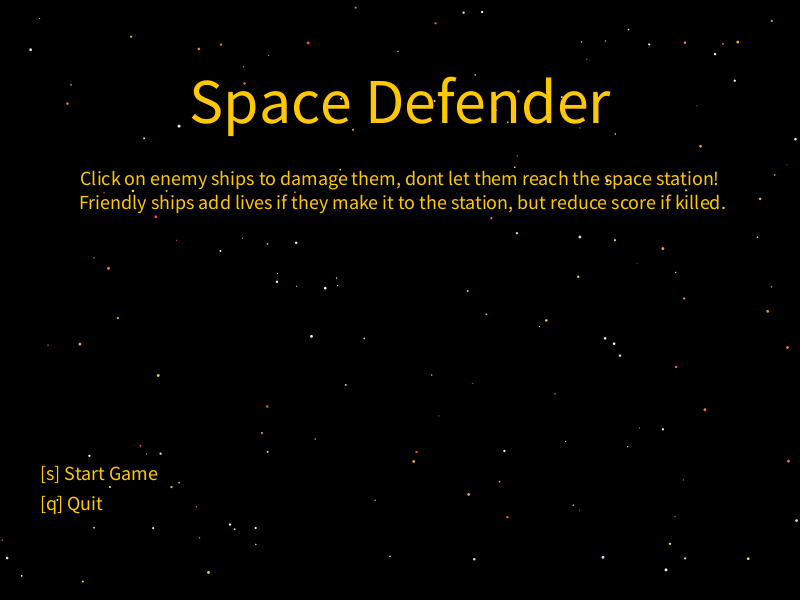
Frame 1 (no input)
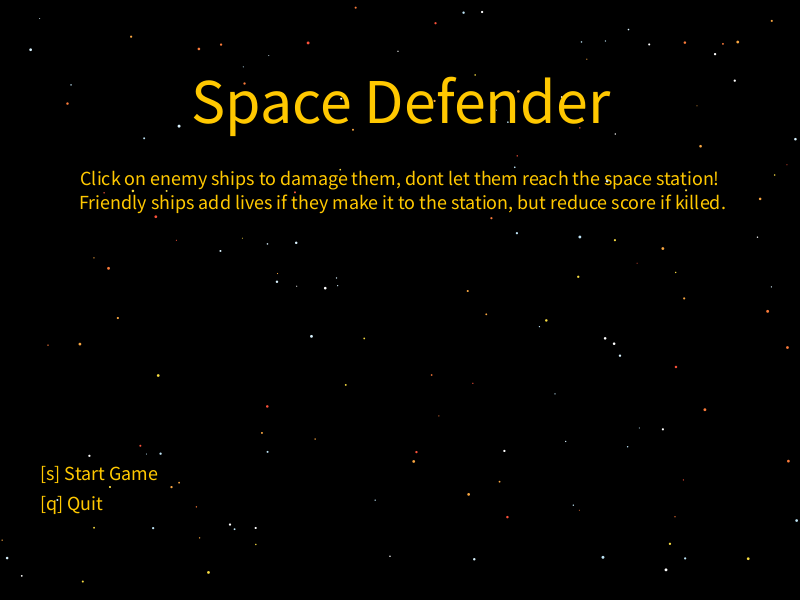
Frame 60 (the mouse pressed at the canvas centre just before this capture)
Frame 120 (the mouse held since frame 60 and released just before this capture): identical to frame 60, image omitted

The Processing sketch that drew these frames (run headless with seeded random() and noise(); from frame 60 on, the mouse is pressed at the canvas centre):

// Processing sketch: Space_Defence_Game
// ── Space_Defence_Game.pde
// ===== GAME SETTINGS ===== 
int infoAreaY = 80;
int maxShips = 20;
int stationMaxHealth = 5;
PVector stationSize = new PVector(140, 80);
int maxNotifs = 15;
int notifLifeTime = 2000;
float notifRiseSpeed = 0.4;

int starCount = 150;
PVector[] gStarPositions = new PVector[starCount];
color[] gStarColors = new color[starCount];
float[] gStarSizes = new float[starCount];
color[] starColors = {
  color(255, 255, 255),
  color(217, 243, 255),
  color(190, 229, 247),
  color(250, 222, 65),
  color(250, 167, 65),
  color(252, 123, 58),
  color(252, 81, 58),
};

int moonSize = 200;
int craters = 15;
int craterMaxSize = 40;
int craterMinSize = 10;
PVector moonPos;
PVector[] craterPositions = new PVector[craters];
float[] craterSizes = new float[craters];

PVector lShipSize = new PVector(300, 120); // 1 : 2.5 aspect ratio
PVector rShipSize = new PVector(300, 120);
PVector lShipPos = new PVector(180, 200);
PVector rShipPos = new PVector(620, 180);

PVector xHairSize = new PVector(3, 20);
int xHairGap = 10;
color xHairColor = color(255, 255, 255);

// ===== SHIP SETTINGS =====
int FRIGATE = 0;
int CRUISER = 1;
int DESTROYER = 2;
int FRIENDLY = 3;
int CANNONPROJ = 4; // Projectiles have same functionality to ships
int[] shipHitPointValues = {1, 3, 2, 1, 1};
int[] shipDamageValues = {1, 2, 0, -1, 1};
float[] shipSpeedValues = {1.5, 0.5, 0, 1, 0.5};
int[] shipScoreValues = {10, 20, 15, -50, 30};
int[] shipProjectileValues = {-1, -1, 4, -1, -1}; // What projectile the ship fires (-1 if none);
int[] shipSpawnChances = {100, 80, 60, 50, 0};
int shipFireDelay = 4000;

PVector[] shipSizeValues = {
  new PVector(70, 30), 
  new PVector(50, 50),
  new PVector(70, 30),
  new PVector(50, 40),
  new PVector(20, 20),
};

// ===== CURRENT ROUND VALUES =====
int gameState = 0; // 0 == start screen, 1 = game screen, 2 = end screen
int score;
int kills;
float shotsTaken;
float shotsHit;
int millisPassed;
int lastMilli;
PVector mousePos = new PVector();
PVector centrePos;
float currentMaxShips;
int stationHealth;
boolean lightOn = false;
int lastLightTime = millis();

int aliveShips = 0;
int[] ships = new int[maxShips];
PVector[] shipPositions = new PVector[maxShips];
PVector[] shipVelocities = new PVector[maxShips];
boolean[] shipStates = new boolean[maxShips];
int[] shipHitPoints = new int[maxShips];
int[] shipLastFireTimes = new int[maxShips];

void setup() {
  noCursor();
  size(800, 600);
  centrePos = new PVector(width * 0.5, height * 0.5 + (infoAreaY * 0.5));
  generateStars();
}

void draw() {
  background(0);
  drawStars();
  
  if (gameState == 2) {
    drawEndScreen();
    return;
  }
  
  if (gameState == 0) {
    drawStartScreen();
    return;
  }
  
  mousePos.x = mouseX;
  mousePos.y = max(mouseY, infoAreaY);
  
  if(aliveShips < min(currentMaxShips, maxShips)) {
    spawnShip((int)random(4));  
  }
  
  currentMaxShips += 0.001;
  
  drawBackgroundObjects();
  runNotifs();
  runShips();
  drawCrosshair();
  drawInfoArea();
  
  millisPassed += millis() - lastMilli;
  lastMilli = millis();
}

void mousePressed() {
  if (gameState != 1) {
    return;  
  }
  int shipIndex = getTargetShip();
  stroke(#FCD300);
  strokeWeight(3);
  shotsTaken++;
  line(centrePos.x + stationSize.x * 0.025 + 3, centrePos.y - stationSize.y * 0.15 + 3, mousePos.x, mousePos.y);
  if (shipIndex > -1 && shipStates[shipIndex]) {
    shotsHit++;
    damageShip(shipIndex, 1);
  }
}

void keyPressed() {
  if (gameState == 1) { // No key presses if game is active
    return;  
  }
  
  if (gameState == 2) {
    if (key == 'r') { // Restart game at end screen
      newRound();  
    }
    if (key == 'm') {
      gameState = 0; // Return to menu at end screen
    }
  }
  
  if (gameState == 0) {
    if(key == 's') { // Start new round from start screen
      newRound();  
    }
  }
  
  if (key == 'q') { // Quit game when in start or end screen
    exit();
  }
}

// ===== GAME FUNCTIONS ===== 
void newRound() {
  generateStars();
  generateMoon();
  score = 0;
  kills = 0;
  shotsTaken = 0;
  shotsHit = 0;
  millisPassed = 0;
  lastMilli = millis();
  stationHealth = stationMaxHealth;
  currentMaxShips = 3;
  aliveShips = 0;
  shipStates = new boolean[maxShips];
  gameState = 1;
}

void endRound() {
  gameState = 2;
}

void generateStars() {
  for (int i = 0; i < starCount; i++) {
    PVector pos = new PVector(random(width), random(height));
    gStarPositions[i] = pos;
    gStarColors[i] = starColors[floor(random(starColors.length))];
    gStarSizes[i] = random(1, 3);
  }
}

void generateMoon() {
  moonPos= new PVector(width * 0.85, height * 0.75);
  for (int i = 0; i < craters; i++) {
    float craterSize = random(craterMinSize, craterMaxSize);
    craterPositions[i] = PVector.add(moonPos,new PVector(random(-1, 1), random(-1, 1)).setMag(moonSize / random(2,4) - craterSize / 2));
    craterSizes[i] = craterSize;
  }
}

void damageStation(int damage) {
  stationHealth = min(stationHealth - damage, stationMaxHealth) ;
  addNotif(-damage, centrePos.x, centrePos.y - stationSize.y * 0.7, 30);
  if (stationHealth <= 0) {
    endRound();  
  }
}

String formatMillis(int millis) {
  int seconds = millis / 1000;
  return nf(floor(seconds / 60), 2, 0) + " : " + nf((seconds % 60), 2, 0) + " : " + nf((millis) % 1000, 3, 0); 
}

int calcAccuracy() {
  if (shotsTaken == 0) {
    return 0;  
  }
  return round(shotsHit / shotsTaken * 10000) / 100;
}

boolean checkCollision(PVector pos1, PVector size1, PVector pos2, PVector size2) {
  // if right x coord of rect 1 is less than the left x coord of rect 2 
  // or the left x coord of rect 1 is greater than the right x coord of rect 2
  if (pos1.x + size1.x * 0.5 < pos2.x - size2.x * 0.5 || pos1.x - size1.x * 0.5 > pos2.x + size2.x * 0.5) {
    return false; 
  }
  // if bottom y coord of rect 1 is less than the top y coord of rect 2
  // or the top y coord of rect 1 is greater than the bottom y coord of rect 2
  if (pos1.y + size1.y * 0.5 < pos2.y - size2.y * 0.5 || pos1.y - size1.y * 0.5 > pos2.y + size2.y * 0.5) {
    return false; 
  }
  return true;
}

boolean checkCollision(PVector pos, PVector size, PVector point) {
  if (point.x < pos.x - size.x * 0.5 || point.x > pos.x + size.x * 0.5) {
    return false;
  }
  if (point.y < pos.y - size.y * 0.5 || point.y > pos.y + size.y * 0.5) {
    return false;
  }
  return true;
}

// ===== DRAW FUNCTIONS =====
void drawStartScreen() {
  fill(255, 200, 0);
  textAlign(CENTER, CENTER);
  textSize(64);
  text("Space Defender", centrePos.x, centrePos.y - height * 0.4);
  textSize(20);
  text("Click on enemy ships to damage them, dont let them reach the space station!\n Friendly ships add lives if they make it to the station, but reduce score if killed.", centrePos.x, centrePos.y - height * 0.25);
  textAlign(LEFT);
  text("[s] Start Game", width * 0.05, height * 0.8);
  text("[q] Quit", width * 0.05, height * 0.85);
}

void drawEndScreen() {
  fill(255, 200, 0);  
  textAlign(CENTER);
  textSize(64);
  text("Game Over!", centrePos.x, centrePos.y - height * 0.4);
  textSize(40);
  text("Score: " + score, centrePos.x, centrePos.y - height * 0.3);
  text("Kills: " + kills, centrePos.x, centrePos.y - height * 0.2);
  text("Accuracy: " + calcAccuracy() + "%", centrePos.x, centrePos.y - height * 0.1);
  text("Final Score: " + ceil(score - (score * ( 1 - (calcAccuracy() / 100.)))), centrePos.x, centrePos.y);
  textAlign(LEFT);
  textSize(20);
  text("[r] New Round", width * 0.05, height * 0.8);
  text("[m] Title Screen", width * 0.05, height * 0.85);
  text("[q] Quit", width * 0.05, height * 0.9);
}

void drawStars() {
  for (int i = 0; i < gStarPositions.length; i++)  {
    fill(gStarColors[i]);
    noStroke();
    circle(gStarPositions[i].x, gStarPositions[i].y, gStarSizes[i]);
  }
}

void drawCrosshair() {
  if (getTargetShip() > -1) {
    xHairColor = color(255, 0, 0);
  } else {
    xHairColor = color(255, 255, 255); 
  }

  stroke(xHairColor);
  strokeWeight(xHairSize.x);
  line(mousePos.x - xHairGap, mousePos.y, mousePos.x - xHairGap - xHairSize.y, mousePos.y); // Left
  line(mousePos.x + xHairGap, mousePos.y, mousePos.x + xHairGap + xHairSize.y, mousePos.y); // Right
  line(mousePos.x, mousePos.y - xHairGap, mousePos.x, mousePos.y - xHairGap - xHairSize.y); // Top  
  line(mousePos.x, mousePos.y + xHairGap, mousePos.x, mousePos.y + xHairGap + xHairSize.y); // Bottom  
  
  noFill();
  circle(mousePos.x, mousePos.y, xHairSize.y); // Ring
  point(mousePos.x, mousePos.y); // Centre
}

void drawShip(int index) {
  PVector pos = shipPositions[index];
  int shipType = ships[index];
  PVector size = shipSizeValues[shipType];
  noStroke();
  if (ships[index] == FRIGATE) {
    fill(150, 150, 150);
    rect(pos.x - size.x / 4, pos.y - size.y / 4, size.x * 0.5, size.y * 0.5);
    fill(200, 200, 200);
    circle(pos.x, pos.y, size.y);
    triangle(
      pos.x - size.x * 0.5, 
      pos.y,     
      pos.x - size.x / 4,
      pos.y - size.y / 4,      
      pos.x - size.x / 4,
      pos.y + size.y / 4
    );
    triangle(
      pos.x + size.x * 0.5, 
      pos.y,    
      pos.x + size.x / 4,
      pos.y - size.y / 4,    
      pos.x + size.x / 4,
      pos.y + size.y / 4
    );
    fill(255, 0, 0);
    rect(pos.x - size.x / 6, pos.y - size.y / 6, size.x / 3, size.y / 3);
  } else if (ships[index] == CRUISER) {
    fill(150, 150, 150);
    triangle(
      pos.x - size.x * 0.4,
      pos.y, 
      pos.x,
      pos.y - size.y * 0.5,          
      pos.x + size.x * 0.4,
      pos.y
    );
    triangle(
      pos.x + size.x * 0.41,
      pos.y,
      pos.x,
      pos.y + size.y * 0.5,        
      pos.x - size.x * 0.4,
      pos.y
    );
    fill(255, 0, 0);
    square(pos.x - size.x * 0.15, pos.y - size.y * 0.15, size.y * 0.3);
    fill(200, 200, 200);
    rect(pos.x - size.x * 0.5, pos.y - size.y * 0.5, size.x, size.y * 0.2);
    rect(pos.x - size.x * 0.5, pos.y + size.y * 0.3, size.x, size.y * 0.2);
  } else if (ships[index] == DESTROYER) {
    fill(150, 150, 150);
    triangle(
      pos.x - size.x * 0.5,
      pos.y - size.y * 0.2,    
      pos.x,
      pos.y - size.y * 0.5,         
      pos.x + size.x * 0.5,
      pos.y - size.y * 0.2
    );
    rect(pos.x - size.x * 0.15, pos.y - size.y * 0.25, size.x * 0.3, size.y * 0.5);
    fill(255, 0, 0);
    rect(pos.x - size.x * 0.05, pos.y - size.y * 0.1, size.x * 0.1, size.y * 0.2);
    fill(150, 150, 150);
    triangle(
      pos.x + size.x * 0.5,
      pos.y + size.y * 0.2,  
      pos.x,
      pos.y + size.y * 0.5,        
      pos.x - size.x * 0.5,
      pos.y + size.y * 0.2
    );
  } else if (ships[index] == CANNONPROJ) {
    fill(255, 0, 0);
    circle(pos.x, pos.y, size.x);
  } else if (ships[index] == FRIENDLY) {
    fill(150, 150, 150);
    rect(pos.x - size.x * 0.5, pos.y - size.y * 0.5, size.x * 0.25, size.y);
    rect(pos.x + size.x * 0.25, pos.y - size.y * 0.5, size.x * 0.25, size.y);
    fill(200, 200, 200);
    circle(pos.x, pos.y, size.x * 0.5);
    fill(0, 255, 0);
    rect(pos.x - size.x * 0.05, pos.y - size.y * 0.2, size.x * 0.1, size.y * 0.4);
    rect(pos.x - size.x * 0.175, pos.y - size.y * 0.06, size.x * 0.35, size.y * 0.12);
  }

  drawHealthBar(pos.x, pos.y + size.y * 0.7, 6, 6, 10, shipHitPoints[index]);
}

void drawBackgroundObjects() {
  // Space Station
  fill(150, 150, 150);
  rect(centrePos.x - stationSize.x * 0.5, centrePos.y - stationSize.y * 0.2, stationSize.x * 0.3, stationSize.y * 0.6); // Left
  rect(centrePos.x + stationSize.x * 0.3, centrePos.y - stationSize.y * 0.5, stationSize.x * 0.2, stationSize.y); // Right
  fill(255);
  rect(centrePos.x + stationSize.x * 0.35, centrePos.y - stationSize.y * 0.4, stationSize.x * 0.1, stationSize.y * 0.8); // Right Light
  fill(150, 150, 150);
  rect(centrePos.x, centrePos.y - stationSize.y * 0.2, stationSize.x * 0.1, stationSize.y * 0.2); // Middle Top
  fill(#FCD300);
  rect(centrePos.x + stationSize.x * 0.025, centrePos.y - stationSize.y * 0.15, stationSize.x * 0.05, stationSize.y * 0.1); // Laser Origin
  fill(150, 150, 150);
  rect(centrePos.x - stationSize.x * 0.45, centrePos.y - stationSize.y * 0.5, stationSize.x * 0.05, stationSize.y * 0.4); // Left antenna
  
  if (millis() > lastLightTime + 1000){
    lightOn = !lightOn;
    lastLightTime = millis();
  } 
  
  if (lightOn) {
    fill(0, 255, 0);
  } else {
    fill(100, 100, 100); 
  }
  
  rect(centrePos.x - stationSize.x * 0.45, centrePos.y - stationSize.y * 0.5, stationSize.x * 0.05, stationSize.y * 0.1); // Left antenna Light
  fill(150, 150, 150);
  rect(centrePos.x - stationSize.x * 0.35, centrePos.y - stationSize.y * 0.3, stationSize.x * 0.05, stationSize.y * 0.15); // Right antenna
  rect(centrePos.x - stationSize.x * 0.2, centrePos.y, stationSize.x * 0.5, stationSize.y * 0.25); // Middle Bottom
  
  for (int i = 0; i < 3; i++) { // Left Lights
    float posY = centrePos.y + stationSize.y * (0.25 - i * 0.2);
    for (int k = 0; k < 3; k++) {
      float posX = centrePos.x - stationSize.x * (0.275 + k * 0.1);
      fill(255);
      rect(posX, posY, stationSize.x * 0.05, stationSize.y * 0.1);
    }
  }
  
  // Moon
  fill(220, 220, 220);
  circle(moonPos.x, moonPos.y, 200);
  for (int i = 0; i < craters; i++) {
    PVector pos = craterPositions[i];
    fill(170, 170, 170); 
    circle(pos.x, pos.y, craterSizes[i]);  
  }
  
  // Left Ship
  fill(140, 130, 130);
  rect(lShipPos.x - lShipSize.x * 0.45, lShipPos.y, lShipSize.x * 0.2, lShipSize.y * 0.3); // Back
  fill(230, 255, 255);
  rect(lShipPos.x - lShipSize.x * 0.45, lShipPos.y - lShipSize.y * 0.25, lShipSize.x * 0.15, lShipSize.y * 0.2); // Back Top
  rect(lShipPos.x - lShipSize.x * 0.4, lShipPos.y - lShipSize.y * 0.5, lShipSize.x * 0.05, lShipSize.y * 0.25); // Back Middle Top
  rect(lShipPos.x - lShipSize.x * 0.35, lShipPos.y - lShipSize.y * 0.5, lShipSize.x * 0.05, lShipSize.y * 0.1); // Right Top
  triangle( // Back Top
    lShipPos.x - lShipSize.x * 0.45, 
    lShipPos.y - lShipSize.y * 0.25,
    lShipPos.x - lShipSize.x * 0.4, 
    lShipPos.y - lShipSize.y * 0.5,
    lShipPos.x - lShipSize.x * 0.4, 
    lShipPos.y - lShipSize.y * 0.25
  );
  triangle( // Back Top
    lShipPos.x - lShipSize.x * 0.35, 
    lShipPos.y - lShipSize.y * 0.25,
    lShipPos.x - lShipSize.x * 0.35, 
    lShipPos.y - lShipSize.y * 0.5,
    lShipPos.x - lShipSize.x * 0.3, 
    lShipPos.y - lShipSize.y * 0.25
  );
  triangle( // Top Half
    lShipPos.x - lShipSize.x * 0.5, 
    lShipPos.y - lShipSize.y * 0.2,
    lShipPos.x - lShipSize.x * 0.4,
    lShipPos.y + lShipSize.y * 0.1,
    lShipPos.x + lShipSize.x * 0.5,
    lShipPos.y + lShipSize.y * 0.1
   );
  triangle( // Bottom Half
    lShipPos.x - lShipSize.x * 0.5, 
    lShipPos.y + lShipSize.y * 0.5,
    lShipPos.x - lShipSize.x * 0.4,
    lShipPos.y + lShipSize.y * 0.2,
    lShipPos.x + lShipSize.x * 0.5,
    lShipPos.y + lShipSize.y * 0.2
   );
  fill(140, 130, 130);
  beginShape(); // Main Structure
    vertex(lShipPos.x - lShipSize.x * 0.4, lShipPos.y - lShipSize.y * 0.1);
    vertex(lShipPos.x - lShipSize.x * 0.42, lShipPos.y - lShipSize.y * 0.2);
    vertex(lShipPos.x - lShipSize.x * 0.36, lShipPos.y - lShipSize.y * 0.17);
    vertex(lShipPos.x - lShipSize.x * 0.4, lShipPos.y - lShipSize.y * 0.3);
    vertex(lShipPos.x - lShipSize.x * 0.17, lShipPos.y - lShipSize.y * 0.25);
    vertex(lShipPos.x - lShipSize.x * 0.15, lShipPos.y - lShipSize.y * 0.15);
    vertex(lShipPos.x - lShipSize.x * 0.13, lShipPos.y - lShipSize.y * 0.15);
    vertex(lShipPos.x - lShipSize.x * 0.1, lShipPos.y);
  endShape();
  fill(140, 130, 130);
  rect(lShipPos.x - lShipSize.x * 0.4, lShipPos.y + lShipSize.y * 0.1, lShipSize.x * 0.8, lShipSize.y * 0.1); // Middle

  // Right Ship
  fill(230, 255, 255);
  rect(rShipPos.x - rShipSize.x * 0.4, rShipPos.y - rShipSize.y * 0.3, rShipSize.x * 0.12, rShipSize.y * 0.4); // Front
  rect(rShipPos.x - rShipSize.x * 0.3, rShipPos.y - rShipSize.y * 0.34, rShipSize.x * 0.12, rShipSize.y * 0.65); // Front - 1
  rect(rShipPos.x - rShipSize.x * 0.2, rShipPos.y - rShipSize.y * 0.425, rShipSize.x * 0.55, rShipSize.y * 0.85); // Middle
  rect(rShipPos.x + rShipSize.x * 0.2, rShipPos.y - rShipSize.y * 0.5, rShipSize.x * 0.3, rShipSize.y * 0.2); // Top Back
  rect(rShipPos.x + rShipSize.x * 0.2, rShipPos.y + rShipSize.y * 0.3, rShipSize.x * 0.3, rShipSize.y * 0.2); // Bottom Back
  fill(140, 130, 130);
  rect(rShipPos.x - rShipSize.x * 0.5, rShipPos.y - rShipSize.y * 0.25, rShipSize.x * 0.1, rShipSize.y * 0.05); // Top Antenna
  rect(rShipPos.x - rShipSize.x * 0.48, rShipPos.y - rShipSize.y * 0.05, rShipSize.x * 0.08, rShipSize.y * 0.05); // Middle Antenna
  rect(rShipPos.x - rShipSize.x * 0.45, rShipPos.y + rShipSize.y * 0.2, rShipSize.x * 0.15, rShipSize.y * 0.05); // Bottom Antenna
  rect(rShipPos.x + rShipSize.x * 0.35, rShipPos.y - rShipSize.y * 0.25, rShipSize.x * 0.1, rShipSize.y * 0.2); // Top Thruster
  rect(rShipPos.x + rShipSize.x * 0.35, rShipPos.y + rShipSize.y * 0.05, rShipSize.x * 0.1, rShipSize.y * 0.2); // Bottom Thruster
  rect(rShipPos.x - rShipSize.x * 0.15, rShipPos.y - rShipSize.y * 0.3, rShipSize.x * 0.4, rShipSize.y * 0.2); // Top Middle
  rect(rShipPos.x - rShipSize.x * 0.15, rShipPos.y + rShipSize.y * 0.1, rShipSize.x * 0.4, rShipSize.y * 0.2); // Bottom Middle
  fill(230, 255, 255);
  triangle( // Top Back
    rShipPos.x + rShipSize.x * 0.35, 
    rShipPos.y - rShipSize.y * 0.3,
    rShipPos.x + rShipSize.x * 0.5, 
    rShipPos.y - rShipSize.y * 0.3,  
    rShipPos.x + rShipSize.x * 0.35, 
    rShipPos.y - rShipSize.y * 0.1
  );
  triangle( // Bottom Back
    rShipPos.x + rShipSize.x * 0.35, 
    rShipPos.y + rShipSize.y * 0.3,
    rShipPos.x + rShipSize.x * 0.5, 
    rShipPos.y + rShipSize.y * 0.3,  
    rShipPos.x + rShipSize.x * 0.35, 
    rShipPos.y + rShipSize.y * 0.1
  );
  
  // Laser effects
  if ((int)random(101) < 15) {
    PVector lShipLinePos = new PVector(random(lShipPos.x - lShipSize.x * 0.5, lShipPos.x + lShipSize.x * 0.5), random(lShipPos.y - lShipSize.y * 0.5, lShipPos.y + lShipSize.y * 0.5));
    PVector rShipLinePos = new PVector(random(rShipPos.x - rShipSize.x * 0.5, rShipPos.x + rShipSize.x * 0.5), random(rShipPos.y - rShipSize.y * 0.5, rShipPos.y + rShipSize.y * 0.5));
    stroke(0, 255, 0);
  
    if (boolean((int)random(2))) {
      fill(255, 85, 0);
      noStroke();
      circle(lShipLinePos.x, lShipLinePos.y, 20);
      stroke(0, 255, 0);
    } else {
      fill(255, 85, 0);
      noStroke();
      circle(rShipLinePos.x, rShipLinePos.y, 20);
      stroke(255, 0, 0);
    }
    line(lShipLinePos.x, lShipLinePos.y, rShipLinePos.x, rShipLinePos.y);
  }
}

void drawInfoArea() {
  noStroke();
  fill(#626262);
  rect(0, 0, width, infoAreaY);
  textSize(24);
  fill(255);
  textAlign(CENTER, TOP);
  text("Space Defender", centrePos.x, infoAreaY / 5);
  text(formatMillis(millisPassed), centrePos.x, infoAreaY * 0.5);
  text("Score\n" + score, width * 0.05, infoAreaY / 4);
  text("Kills\n" + kills, width * 0.15, infoAreaY / 4);
  text("Accuracy\n " + calcAccuracy() + "%", width * 0.28, infoAreaY * 0.25);
  text("Lives", width * 0.85, infoAreaY / 4);
  
  drawHealthBar(width * 0.85, infoAreaY * 0.6, 20, 20, 30, stationHealth);
}

void drawHealthBar(float posX, float posY, int sizeX, int sizeY, float iconDistance, int health) {
  float barWidth = sizeX + iconDistance * (health + 1);
  float barCentre = barWidth * 0.5 - (sizeX * 0.5);
  for (int i = 1; i <= health; i++) { 
    fill(0, 255, 0);
    rect(posX - sizeX / 2 - barCentre + iconDistance * i, posY, sizeX, sizeY);
  }
}

// ===== NOTIFICATION FUNCTIONS =====
PVector[] notifPositions = new PVector[maxNotifs];
String[] notifStrings = new String[maxNotifs];
color[] notifColors = new color[maxNotifs];
int[] notifSizes = new int[maxNotifs];
int[] notifSpawnTimes = new int[maxNotifs];
boolean[] activeNotifs = new boolean[maxNotifs];

void addNotif(int statValue, float posX, float posY, int size) {
  int index = findNextInactiveNotif();
  
  String str = str(statValue);
  if (statValue > 0) {
    str = "+" + str;
    notifColors[index] = color(0, 255, 0);
  } else {
    notifColors[index] = color(255, 0, 0);  
  }
  
  notifPositions[index] = new PVector(posX, posY);
  notifStrings[index] = str;
  
  notifSpawnTimes[index] = millis(); 
  activeNotifs[index] = true;
  notifSizes[index] = size;
}

void runNotifs() {
  textAlign(CENTER, CENTER);
  for (int i = 0; i < maxNotifs; i++) {
    if (!activeNotifs[i]) {
      continue;  
    }
    
    if (millis() > notifSpawnTimes[i] + notifLifeTime) {
      activeNotifs[i] = false;  
    }

    PVector pos = notifPositions[i];
    pos.y -= notifRiseSpeed;
    textSize(notifSizes[i]);
    fill(notifColors[i]);
    text(notifStrings[i], pos.x, pos.y);
  }
}

int findNextInactiveNotif() {
  for (int i = 0; i < maxNotifs; i++) {
    if (!activeNotifs[i]) {
      return i;
    }
  }
  return -1;  
}

// ===== ENEMY FUNCTIONS =====
int findNextDeadShip() {
  for (int i = 0; i < maxShips; i++) {
    if (!shipStates[i]) {
      return i;
    }
  }
  return -1;
}

int getTargetShip() {
  for (int i = 0; i < maxShips; i++) {
    if (!shipStates[i]) { 
      continue; 
    }
    
    if (checkCollision(shipPositions[i], shipSizeValues[ships[i]], mousePos)) {
      return i;  
    }
  }
  return -1;
}

void spawnShip(int shipType) {
  int index = findNextDeadShip();
  if (index == -1) { 
    return; 
  }
  
  PVector size = shipSizeValues[shipType];
  float shipSpeed = shipSpeedValues[shipType];
  PVector pos;

  if (shipSpeed > 0) { // Moving ships spawn on the edge of the screen, stationary ships spawn a random distance from the station
    if (boolean((int)random(2))) { // spawn on X or Y edges
      float posY;
      if (boolean((int)random(2))) {
        posY = height - size.y * 0.5; // Bottom
      } else {
        posY = infoAreaY + size.y * 0.5; // Top
      }
      pos = new PVector(random(size.x * 0.5, width), posY);
    } else {
      float posX;
      if (boolean((int)random(2))) {
        posX = size.x * 0.5; // Left
      } else {
        posX = width - size.x * 0.5; // Right
      }
      pos = new PVector(posX, random(infoAreaY + size.y, height - size.y * 0.5));
    }
    PVector velocity = PVector.sub(centrePos, pos);
    shipVelocities[index] = velocity.setMag(shipSpeed);
  } else {
    pos = PVector.add(centrePos, new PVector(random(-1, 1), random(-1, 1)).setMag(height * 0.5 - infoAreaY));
    shipVelocities[index] = new PVector(0, 0);
  }
  
  aliveShips++;
  ships[index] = shipType;
  shipStates[index] = true;
  shipHitPoints[index] = shipHitPointValues[shipType];
  shipPositions[index] = pos;
  shipLastFireTimes[index] = millis() - shipFireDelay;
}

void spawnShip(int shipType, PVector pos) {
  int index = findNextDeadShip();
  if (index == -1) { 
    return; 
  }
  PVector velocity = PVector.sub(centrePos, pos);
  
  aliveShips++;
  ships[index] = shipType;
  shipStates[index] = true;
  shipHitPoints[index] = shipHitPointValues[shipType];
  shipPositions[index] = pos.copy();
  shipVelocities[index] = velocity.setMag(shipSpeedValues[shipType]);
}

void killShip(int index) {
  aliveShips--;
  shipStates[index] = false;
}

void damageShip(int index, int damage) {
  shipHitPoints[index] -= damage;
  if (shipHitPoints[index] <= 0) {
    killShip(index);
    kills++;
    int shipScore = shipScoreValues[ships[index]];
    score += shipScore;
    PVector pos = shipPositions[index];
    PVector shipSize = shipSizeValues[ships[index]];
    addNotif(shipScore, pos.x, pos.y - shipSize.y * 0.7, 30);
  }
}

void moveShip(int index) {
  shipPositions[index].add(shipVelocities[index]);  
}

void fireShipProjectile(int index) {
  int projectile = shipProjectileValues[ships[index]];
  if (projectile < 0) {
    return;  
  }

  if (millis() > shipLastFireTimes[index] + shipFireDelay) {
    spawnShip(CANNONPROJ, shipPositions[index]);
    shipLastFireTimes[index] = millis();
  }
}

void runShips() {
  for (int i = 0; i < maxShips; i++) {
    if (!shipStates[i]) { 
      continue; 
    }
    
    if (checkCollision(shipPositions[i], shipSizeValues[ships[i]], centrePos, stationSize)) {
      killShip(i);
      damageStation(shipDamageValues[ships[i]]);
    }
    
    moveShip(i);
    fireShipProjectile(i);  
    drawShip(i);
  }
}

// add spawn chances
// display tutorial

/*
Background is the correct size                                            2  X
There is a start screen                                                   2  X
User can only move to the game screen when a key is pressed               2  X
Game screen has 2 sections and at least 4 shapes to add visual interest   6  X
Score and lives are displayed using variables                             3  X
Target is a composite shape                                               12 X
Cross hairs are a composite shape                                         12 X
Target appears at a random location                                       2  X
A target is hit if the cross hairs and target collide                     10 X
If a target is hit it should disappear                                    5  X
When the target reappears the type of target is randomized                5  X
When target reappears, its location is randomized                         5  X
Target and cross hairs should be limited to the game area ONLY            5  X
All of the target should be confined to the game area                     2  X
Score and lives update as per the target and if it was a successful hit   6  X ?
No key presses should work on the game screen                             2  X
There is a finite end to game                                             4  X
When game ends it moves to final screen with detail displayed             4  X
Pressing a key should bring user back to game screen                      4  X
Upon returning to game screen, scores and lives reset                     2  X
Creativity                                                                5  X
*/
